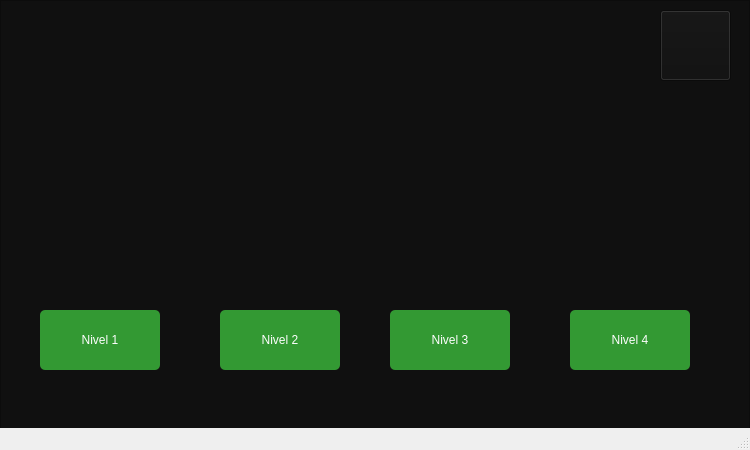
<?xml version="1.0" encoding="UTF-8"?>
<ui version="4.0">
 <class>Partidas</class>
 <widget class="QMainWindow" name="Partidas">
  <property name="geometry">
   <rect>
    <x>0</x>
    <y>0</y>
    <width>750</width>
    <height>450</height>
   </rect>
  </property>
  <property name="maximumSize">
   <size>
    <width>750</width>
    <height>450</height>
   </size>
  </property>
  <property name="windowTitle">
   <string>Burbuja Killer</string>
  </property>
  <widget class="QWidget" name="centralwidget">
   <widget class="QFrame" name="frame">
    <property name="geometry">
     <rect>
      <x>0</x>
      <y>0</y>
      <width>750</width>
      <height>450</height>
     </rect>
    </property>
    <property name="styleSheet">
     <string notr="true">background-color: #101010;</string>
    </property>
    <property name="frameShape">
     <enum>QFrame::StyledPanel</enum>
    </property>
    <property name="frameShadow">
     <enum>QFrame::Raised</enum>
    </property>
    <widget class="QLabel" name="label_4">
     <property name="geometry">
      <rect>
       <x>140</x>
       <y>60</y>
       <width>451</width>
       <height>171</height>
      </rect>
     </property>
     <property name="font">
      <font>
       <pointsize>26</pointsize>
       <italic>false</italic>
       <bold>false</bold>
      </font>
     </property>
     <property name="styleSheet">
      <string notr="true">border-image: url(:/Imagenes/Titulo);</string>
     </property>
     <property name="text">
      <string>&lt;html&gt;&lt;head/&gt;&lt;body&gt;&lt;p&gt;&lt;br/&gt;&lt;/p&gt;&lt;/body&gt;&lt;/html&gt;</string>
     </property>
    </widget>
    <widget class="QPushButton" name="volver">
     <property name="geometry">
      <rect>
       <x>660</x>
       <y>10</y>
       <width>71</width>
       <height>71</height>
      </rect>
     </property>
     <property name="styleSheet">
      <string notr="true">border-image: url(:/Imagenes/back icon.png);</string>
     </property>
     <property name="text">
      <string/>
     </property>
    </widget>
    <widget class="QPushButton" name="pushButton">
     <property name="geometry">
      <rect>
       <x>40</x>
       <y>310</y>
       <width>120</width>
       <height>60</height>
      </rect>
     </property>
     <property name="styleSheet">
      <string notr="true">Padding: 1px;
font: 16pt &quot;MV Boli&quot;;
Border-radius: 5px;
Background: #393;
Color: #fefefe;</string>
     </property>
     <property name="text">
      <string>Nivel 1</string>
     </property>
    </widget>
    <widget class="QPushButton" name="pushButton_2">
     <property name="enabled">
      <bool>false</bool>
     </property>
     <property name="geometry">
      <rect>
       <x>220</x>
       <y>310</y>
       <width>120</width>
       <height>60</height>
      </rect>
     </property>
     <property name="styleSheet">
      <string notr="true">Padding: 1px;
font: 16pt &quot;MV Boli&quot;;
Border-radius: 5px;
Background: #393;
Color: #fefefe;</string>
     </property>
     <property name="text">
      <string>Nivel 2</string>
     </property>
    </widget>
    <widget class="QPushButton" name="pushButton_3">
     <property name="enabled">
      <bool>false</bool>
     </property>
     <property name="geometry">
      <rect>
       <x>390</x>
       <y>310</y>
       <width>120</width>
       <height>60</height>
      </rect>
     </property>
     <property name="styleSheet">
      <string notr="true">Padding: 1px;
Border-radius: 5px;
Background: #393;
font: 16pt &quot;MV Boli&quot;;
Color: #fefefe;</string>
     </property>
     <property name="text">
      <string>Nivel 3</string>
     </property>
    </widget>
    <widget class="QPushButton" name="pushButton_4">
     <property name="enabled">
      <bool>false</bool>
     </property>
     <property name="geometry">
      <rect>
       <x>570</x>
       <y>310</y>
       <width>120</width>
       <height>60</height>
      </rect>
     </property>
     <property name="styleSheet">
      <string notr="true">Padding: 1px;
Border-radius: 5px;
Background: #393;
font: 16pt &quot;MV Boli&quot;;
Color: #fefefe;</string>
     </property>
     <property name="text">
      <string>Nivel 4</string>
     </property>
    </widget>
   </widget>
   <widget class="QLabel" name="x_3">
    <property name="enabled">
     <bool>true</bool>
    </property>
    <property name="geometry">
     <rect>
      <x>610</x>
      <y>290</y>
      <width>51</width>
      <height>51</height>
     </rect>
    </property>
    <property name="styleSheet">
     <string notr="true">image: url(:/Imagenes/X.png);</string>
    </property>
    <property name="text">
     <string/>
    </property>
   </widget>
   <widget class="QLabel" name="x_1">
    <property name="enabled">
     <bool>true</bool>
    </property>
    <property name="geometry">
     <rect>
      <x>260</x>
      <y>290</y>
      <width>51</width>
      <height>51</height>
     </rect>
    </property>
    <property name="styleSheet">
     <string notr="true">image: url(:/Imagenes/X.png);</string>
    </property>
    <property name="text">
     <string/>
    </property>
   </widget>
   <widget class="QLabel" name="x_2">
    <property name="enabled">
     <bool>true</bool>
    </property>
    <property name="geometry">
     <rect>
      <x>430</x>
      <y>290</y>
      <width>51</width>
      <height>51</height>
     </rect>
    </property>
    <property name="styleSheet">
     <string notr="true">image: url(:/Imagenes/X.png);</string>
    </property>
    <property name="text">
     <string/>
    </property>
   </widget>
  </widget>
  <widget class="QStatusBar" name="statusbar"/>
 </widget>
 <resources/>
 <connections/>
</ui>
